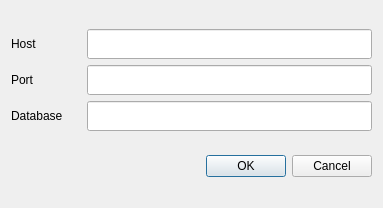
<?xml version="1.0" encoding="UTF-8"?>
<ui version="4.0">
 <class>frmDbConn</class>
 <widget class="QDialog" name="frmDbConn">
  <property name="geometry">
   <rect>
    <x>0</x>
    <y>0</y>
    <width>383</width>
    <height>208</height>
   </rect>
  </property>
  <property name="maximumSize">
   <size>
    <width>500</width>
    <height>16777215</height>
   </size>
  </property>
  <property name="windowTitle">
   <string>PostgreSQL Database Connection</string>
  </property>
  <layout class="QGridLayout" name="gridLayout_2">
   <item row="0" column="0">
    <layout class="QGridLayout" name="gridLayout">
     <item row="0" column="1">
      <widget class="QLineEdit" name="txtHost">
       <property name="minimumSize">
        <size>
         <width>0</width>
         <height>30</height>
        </size>
       </property>
       <property name="maxLength">
        <number>200</number>
       </property>
      </widget>
     </item>
     <item row="0" column="0">
      <widget class="QLabel" name="label">
       <property name="minimumSize">
        <size>
         <width>70</width>
         <height>0</height>
        </size>
       </property>
       <property name="text">
        <string>Host</string>
       </property>
      </widget>
     </item>
     <item row="1" column="0">
      <widget class="QLabel" name="label_2">
       <property name="text">
        <string>Port</string>
       </property>
      </widget>
     </item>
     <item row="1" column="1">
      <widget class="QLineEdit" name="txtPort">
       <property name="minimumSize">
        <size>
         <width>0</width>
         <height>30</height>
        </size>
       </property>
       <property name="maxLength">
        <number>6</number>
       </property>
       <property name="echoMode">
        <enum>QLineEdit::Normal</enum>
       </property>
      </widget>
     </item>
     <item row="2" column="0">
      <widget class="QLabel" name="label_3">
       <property name="text">
        <string>Database</string>
       </property>
      </widget>
     </item>
     <item row="2" column="1">
      <widget class="QLineEdit" name="txtDatabase">
       <property name="minimumSize">
        <size>
         <width>0</width>
         <height>30</height>
        </size>
       </property>
       <property name="maxLength">
        <number>100</number>
       </property>
      </widget>
     </item>
    </layout>
   </item>
   <item row="1" column="0">
    <widget class="QDialogButtonBox" name="btnBox">
     <property name="standardButtons">
      <set>QDialogButtonBox::Cancel|QDialogButtonBox::Ok</set>
     </property>
    </widget>
   </item>
  </layout>
 </widget>
 <resources/>
 <connections>
  <connection>
   <sender>btnBox</sender>
   <signal>rejected()</signal>
   <receiver>frmDbConn</receiver>
   <slot>reject()</slot>
   <hints>
    <hint type="sourcelabel">
     <x>159</x>
     <y>187</y>
    </hint>
    <hint type="destinationlabel">
     <x>159</x>
     <y>103</y>
    </hint>
   </hints>
  </connection>
 </connections>
</ui>
